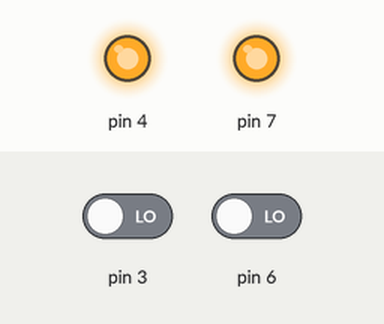
Recording of a sketch running on a simulated Arduino Uno, built with avr-gcc and run on an emulated ATmega328P. Parts: output pins drawn as LEDs (lit = HIGH). The inputs (shaded band) are chosen by the test bench; at power-on: pin 3 LOW, pin 6 LOW. What the sketch prints to the serial monitor is not drawn.

Above: at 1.2 s.
1.3 s: pin 3 driven HIGH
At 1.7 s:
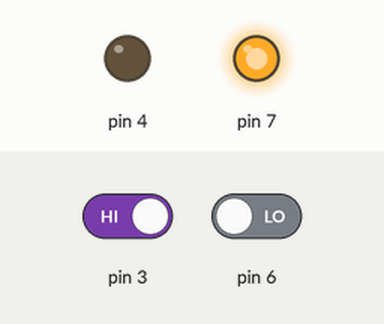
2.8 s: pin 6 driven HIGH
At 4.0 s:
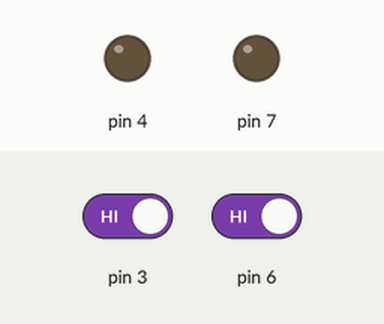
4.3 s: pin 3 driven LOW
At 5.2 s:
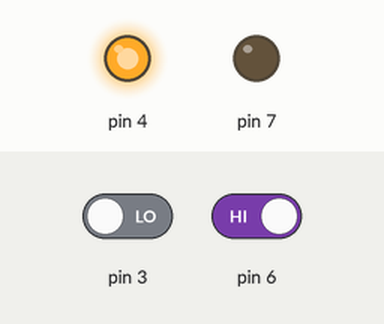
5.8 s: pin 6 driven LOW
At 6.3 s:
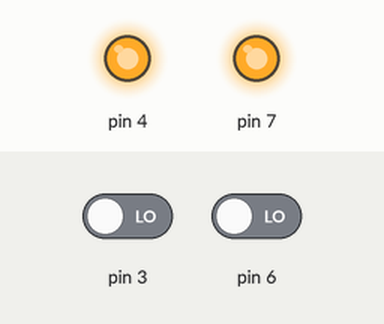
Timing chart, 0 to 8.3 s (numbered marks = the images above; inputs shaded):
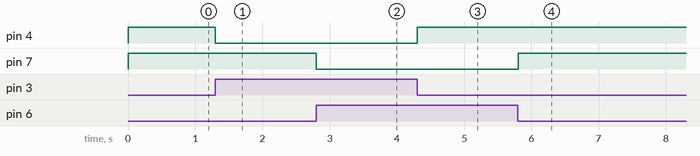

The sketch:

ControllerCode.ino
```cpp
#include <SoftwareSerial.h>

void setup() {
  // put your setup code here, to run once:
  Serial.begin(9600);
  Serial.setTimeout(50);

  pinMode(3, INPUT);

  pinMode(4, OUTPUT);

  pinMode(6, INPUT);

  pinMode(7, OUTPUT);
}

void loop() {
  // put your main code here, to run repeatedly:
  int switchValueGear = digitalRead(3);
  int switchValueLights = digitalRead(6);

  if (switchValueGear == 1)
  {
    digitalWrite(4, LOW);

    Serial.write("2");
    Serial.flush();
  }
  else
  {
    digitalWrite(4, HIGH);

    Serial.write("8");
    Serial.flush();
  }

  if (switchValueLights == 1)
  {
    digitalWrite(7, LOW);

    Serial.write("1");
    Serial.flush();
  }
  else
  {
    digitalWrite(7, HIGH);

    Serial.write("3");
    Serial.flush();
  }
}
```

Measured:
- after the input at 1.3 s, pin 4: HIGH → LOW at once
- after the input at 2.8 s, pin 7: HIGH → LOW at once
- after the input at 4.3 s, pin 4: LOW → HIGH at once
- after the input at 5.8 s, pin 7: LOW → HIGH at once
